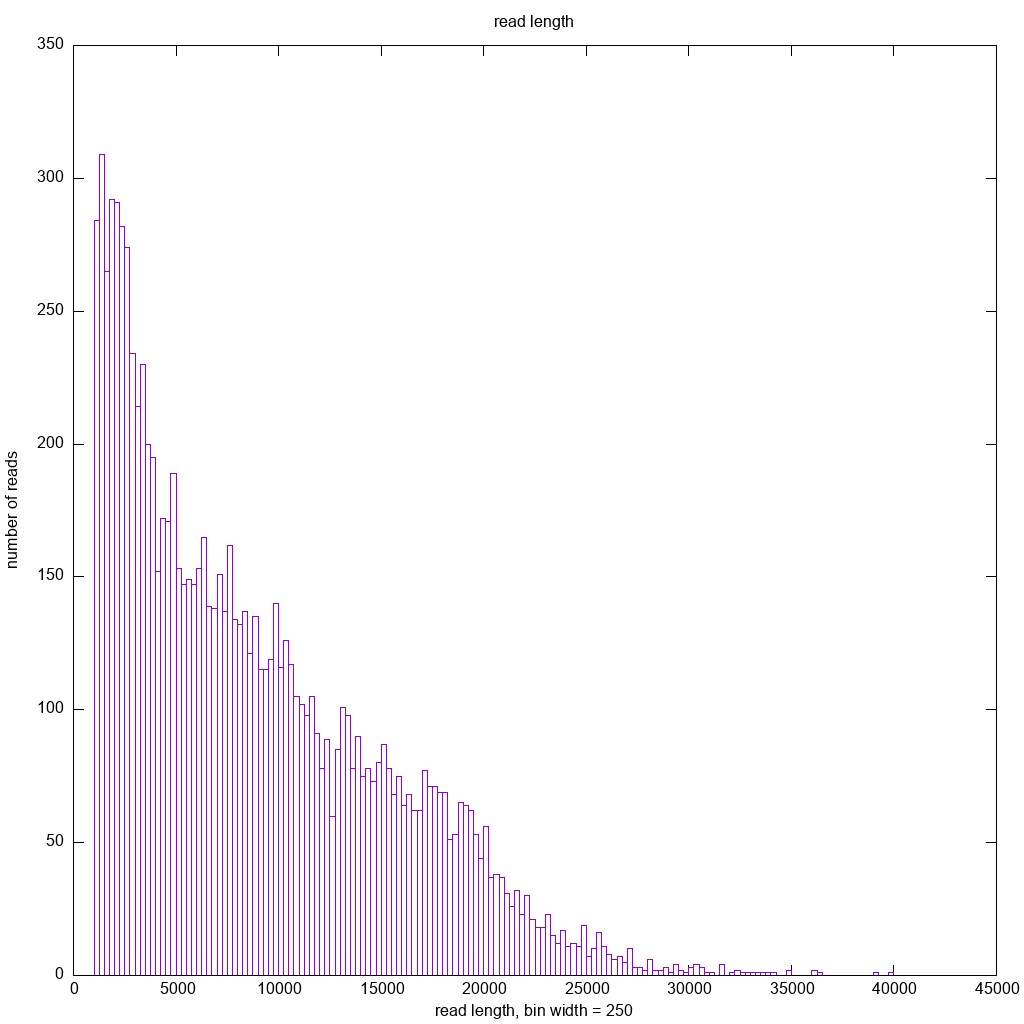

This chart was generated by the following gnuplot code:
set title 'read length'
set xlabel 'read length, bin width = 250'
set ylabel 'number of reads'

binwidth=250
set boxwidth binwidth
bin(x,width) = width*floor(x/width) + binwidth/2.0

set terminal png size 1024,1024
set output './ecoli.seqStore/readlengths-obt.png'
plot [] './ecoli.seqStore/readlengths-obt.dat' using (bin($1,binwidth)):(1.0) smooth freq with boxes title ''
